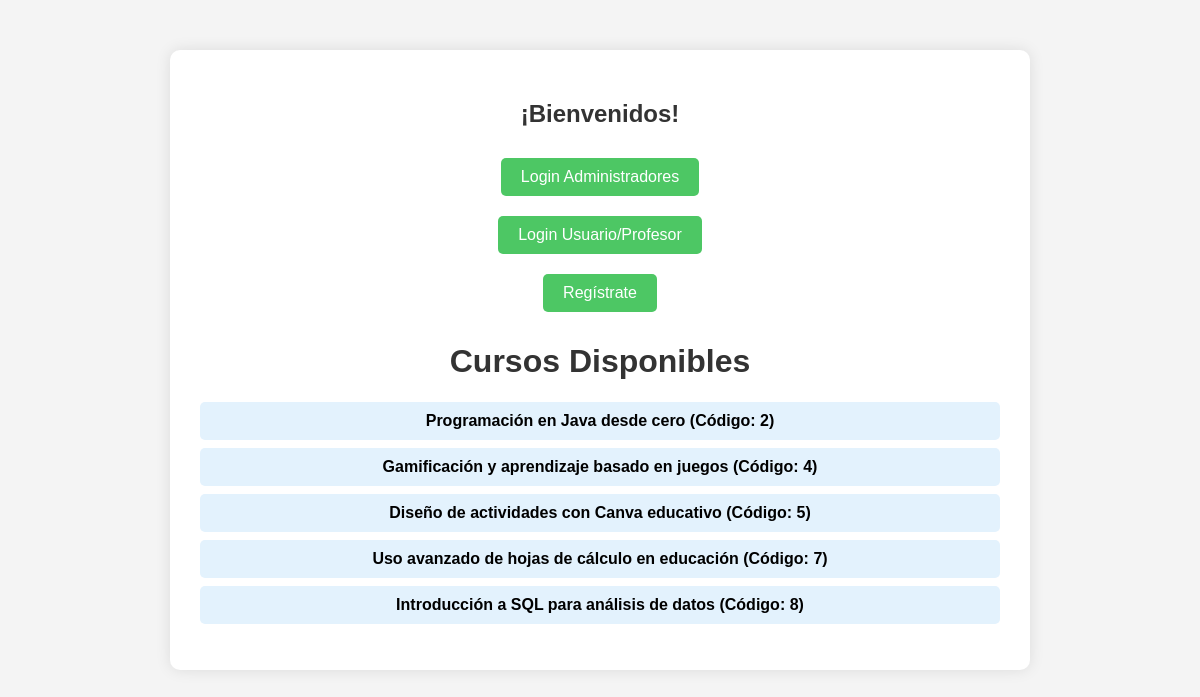
The page / on the database its author committed.
### tables this page shows
CREATE TABLE `cursos` (
  `codigo` decimal(6,0) NOT NULL,
  `nombre` varchar(50) NOT NULL,
  `abierto` tinyint(1) NOT NULL,
  `numeroplazas` int(2) NOT NULL,
  `plazoinscripcion` date NOT NULL
);

### index.php (the view, shortened to what this page needs)
<!DOCTYPE html>
<html lang="es">
<head>
</head>
<body>
    <div class="container">
        <h2>¡Bienvenidos!</h2>
        <a href="accesoAdmin.php">Login Administradores</a><br>
        <a href="accesoUsuario.php">Login Usuario/Profesor</a><br>
        <a href="guardarSolicitante.php">Regístrate</a>
        <h1>Cursos Disponibles</h1>
        <?php
        include 'conexion.php';
        $laConsulta = "SELECT codigo, nombre FROM cursos WHERE abierto = 1";
        $stmt = $conn->prepare($laConsulta);
        $stmt->execute();
        $cursos = $stmt->fetchAll(PDO::FETCH_ASSOC);
        if (!empty($cursos)) {
            echo "<ul>";
            foreach ($cursos as $curso) {
                echo "<li>" . htmlspecialchars($curso['nombre']) . " (Código: " . htmlspecialchars($curso['codigo']) . ")</li>";
            }
            echo "</ul>";
        } else {
            echo "<p>No hay cursos disponibles.</p>";
        }
        ?>
    </div>
</body>
</html>

### index.php (style rules this page uses)
body { font-family: Arial, sans-serif; background-color: #f4f4f4; margin: 0; padding: 0; text-align: center; }
.container { max-width: 800px; margin: 50px auto; background: white; padding: 30px; border-radius: 10px; box-shadow: 0 0 15px rgba(0,0,0,0.1); }
h1, h2 { color: #333; }
a { display: inline-block; margin: 10px 0; padding: 10px 20px; background-color: #4dc764; color: white; text-decoration: none; border-radius: 5px; transition: background-color 0.3s; }
ul { list-style: none; padding: 0; margin-top: 20px; }
li { background: #e3f2fd; margin: 8px 0; padding: 10px; border-radius: 5px; font-weight: bold; }

### rows shown on the page
cursos: nombre "Programación en Java desde cero", codigo "2"
cursos: nombre "Gamificación y aprendizaje basado en juegos", codigo "4"
cursos: nombre "Diseño de actividades con Canva educativo", codigo "5"
cursos: nombre "Uso avanzado de hojas de cálculo en educación", codigo "7"
cursos: nombre "Introducción a SQL para análisis de datos", codigo "8"
